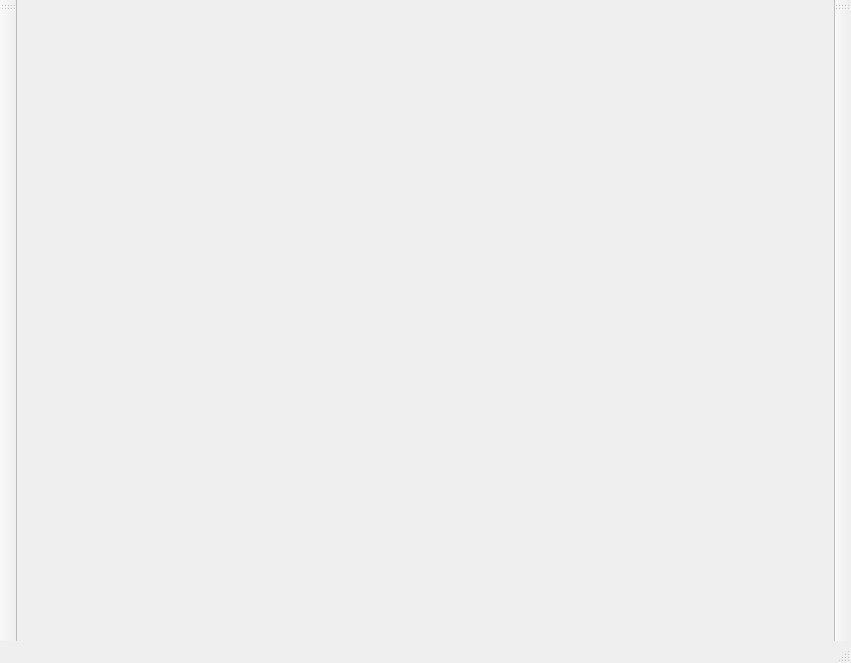
<?xml version="1.0" encoding="UTF-8"?>
<ui version="4.0">
 <class>MainWindow</class>
 <widget class="QMainWindow" name="MainWindow">
  <property name="geometry">
   <rect>
    <x>0</x>
    <y>0</y>
    <width>851</width>
    <height>663</height>
   </rect>
  </property>
  <property name="windowTitle">
   <string>MainWindow</string>
  </property>
  <widget class="QWidget" name="centralwidget"/>
  <widget class="QMenuBar" name="menubar">
   <property name="geometry">
    <rect>
     <x>0</x>
     <y>0</y>
     <width>851</width>
     <height>22</height>
    </rect>
   </property>
  </widget>
  <widget class="QStatusBar" name="statusbar"/>
  <widget class="QToolBar" name="toolBar">
   <property name="windowTitle">
    <string>toolBar</string>
   </property>
   <attribute name="toolBarArea">
    <enum>LeftToolBarArea</enum>
   </attribute>
   <attribute name="toolBarBreak">
    <bool>false</bool>
   </attribute>
  </widget>
  <widget class="QToolBar" name="toolBar_2">
   <property name="windowTitle">
    <string>toolBar_2</string>
   </property>
   <attribute name="toolBarArea">
    <enum>RightToolBarArea</enum>
   </attribute>
   <attribute name="toolBarBreak">
    <bool>false</bool>
   </attribute>
  </widget>
 </widget>
 <resources/>
 <connections/>
</ui>
